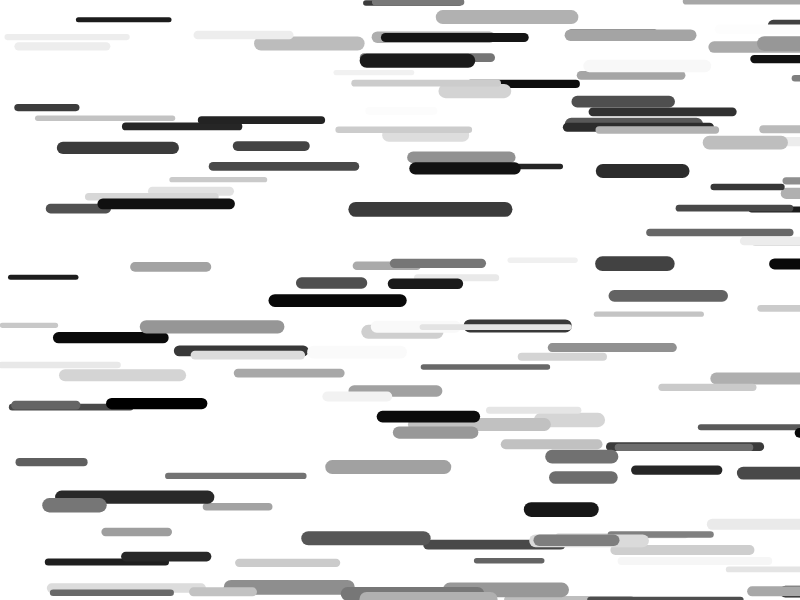
Frame 1 (no input)
Frame 60 (no input): identical to frame 1, image omitted
Frame 120 (the mouse pressed at the canvas centre since frame 60): identical to frame 1, image omitted

The p5.js sketch that drew this single still picture (run headless with seeded random() and noise() and a simulated clock; from frame 60 on, the mouse is pressed at the canvas centre):

// p5.js sketch
// ── sketch.js
let myLines = []; 
let totalLines = 150;

function setup() {
  createCanvas(window.screen.width, window.screen.height);  
  for (let i = 0; i < totalLines; i++) {
    myLines[i] = new Line(); 
  } 
}

function draw() {
  background(255);
  for (let i = 0; i < totalLines; i++) {
  	myLines[i].display();
  }
}

class Line{
	 
  constructor() {
    this.x = random(width);
    this.y = random(height);
    this.diameter = random(50, 150);
    this.color = random(255);
    this.weight = random(5, 15);
  }

  display() {
  	stroke(this.color);
    strokeWeight(this.weight);
    line(this.x, this.y, this.x+this.diameter, this.y);
  }
}
